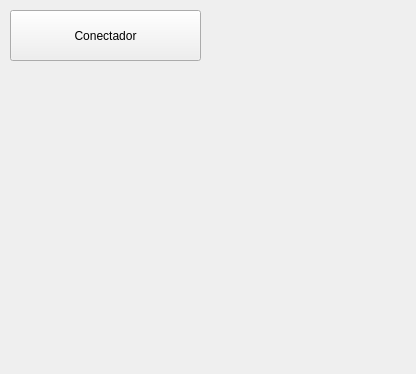
<?xml version="1.0" encoding="UTF-8"?>
<ui version="4.0">
 <class>MainWindow</class>
 <widget class="QMainWindow" name="MainWindow">
  <property name="geometry">
   <rect>
    <x>0</x>
    <y>0</y>
    <width>416</width>
    <height>374</height>
   </rect>
  </property>
  <property name="windowTitle">
   <string>MainWindow</string>
  </property>
  <widget class="QWidget" name="centralWidget">
   <widget class="QPushButton" name="btnConectador">
    <property name="geometry">
     <rect>
      <x>10</x>
      <y>10</y>
      <width>191</width>
      <height>51</height>
     </rect>
    </property>
    <property name="text">
     <string>Conectador</string>
    </property>
   </widget>
  </widget>
 </widget>
 <layoutdefault spacing="6" margin="11"/>
 <resources/>
 <connections/>
</ui>
